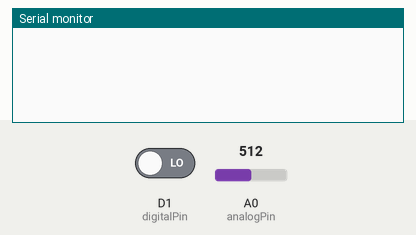
This sketch was run on a simulated ESP8266 (NodeMCU). On the bench: the last lines printed to the serial monitor. The inputs (shaded band) are chosen by the test bench; at power-on: A0 (analogPin) = 512, D1 (digitalPin) LOW.

Above: at 1.2 s.
1.3 s: A0 (analogPin) set to 716
At 4.01 s:
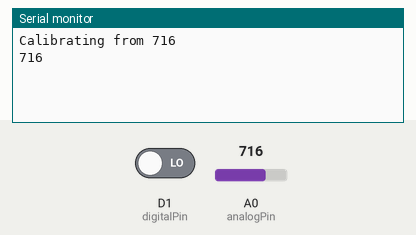
4.3 s: A0 (analogPin) set to 900
At 4.31 s:
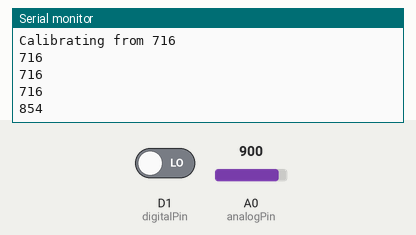
8.8 s: D1 (digitalPin) driven HIGH
At 11.3 s:
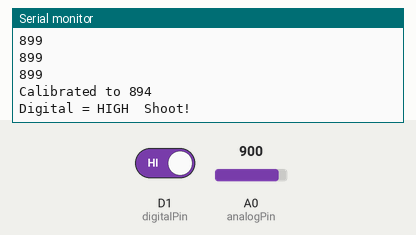
11.6 s: A0 (analogPin) set to 885
At 13.7 s:
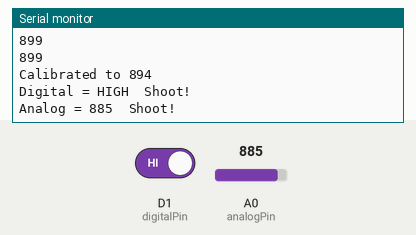
Timing chart, 0 to 15.2 s (numbered marks = the images above; inputs shaded):
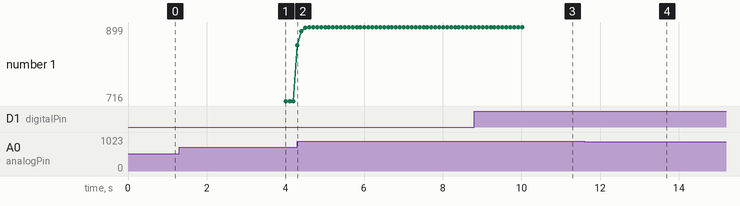

Measured:
- the behaviour switches between 894 and 893 on A0 (analogPin) (found by bisection; images 3 and 4)
- after the input at 1.3 s, the serial monitor: prints a new line after 2.6 s (image 1)
- after the input at 4.3 s, the serial monitor: prints a new line at once (image 2)
- after the input at 8.8 s, the serial monitor: prints a new line after 1.3 s (image 3)
- after the input at 11.6 s, the serial monitor: prints a new line after 1.5 s (image 4)
- plotted number 1: 716 → 899 after the input at 4.3 s

The sketch:

SoundTest.ino
```cpp
int	digitalPin = D1; //define switch port
int	analogPin = A0;     // select the input  pin for  the potentiometer
int	sensorValue = 0;  // variable to  store  the value  coming  from  the sensor
int calibrationValue = 500;
bool calibrated = false;

void  setup()
{
	pinMode(digitalPin,INPUT);//define switch as a output port
//	pinMode(analogPin,INPUT);//define switch as a output port
	Serial.begin(9600);
}

int counter = 0;

void  loop()
{
	int digitalVal = digitalRead(digitalPin);//read the value of the digital interface 3 assigned to val
	int analogVal = analogRead(analogPin);
	counter++;
	if (calibrated == true) {
		if (counter > 2000) {
			Serial.print("Analog = ");
			Serial.println(analogVal);
			counter = 0;
		}
		if (analogVal < calibrationValue)
		{
			Serial.print("Analog = ");
			Serial.print(analogVal);
			Serial.println("  Shoot!");
			delay(3000);
		}
		if (digitalVal == HIGH)
		{
			Serial.print("Digital = HIGH");
			Serial.println("  Shoot!");
			delay(3000);
		}
	} else {
		if (counter == 40) {
			Serial.print("Calibrating from ");
			Serial.println(analogVal);
			calibrationValue = analogVal;
		}
		if (counter > 40) {
			calibrationValue = ((analogVal * 3) + calibrationValue) / 4;
			Serial.println(calibrationValue);
		}
		if (counter > 100) {
			calibrationValue = calibrationValue - 5;
			Serial.print("Calibrated to ");
			Serial.println(calibrationValue);
			calibrated = true;
		}
		delay(100);
	}
}
```
